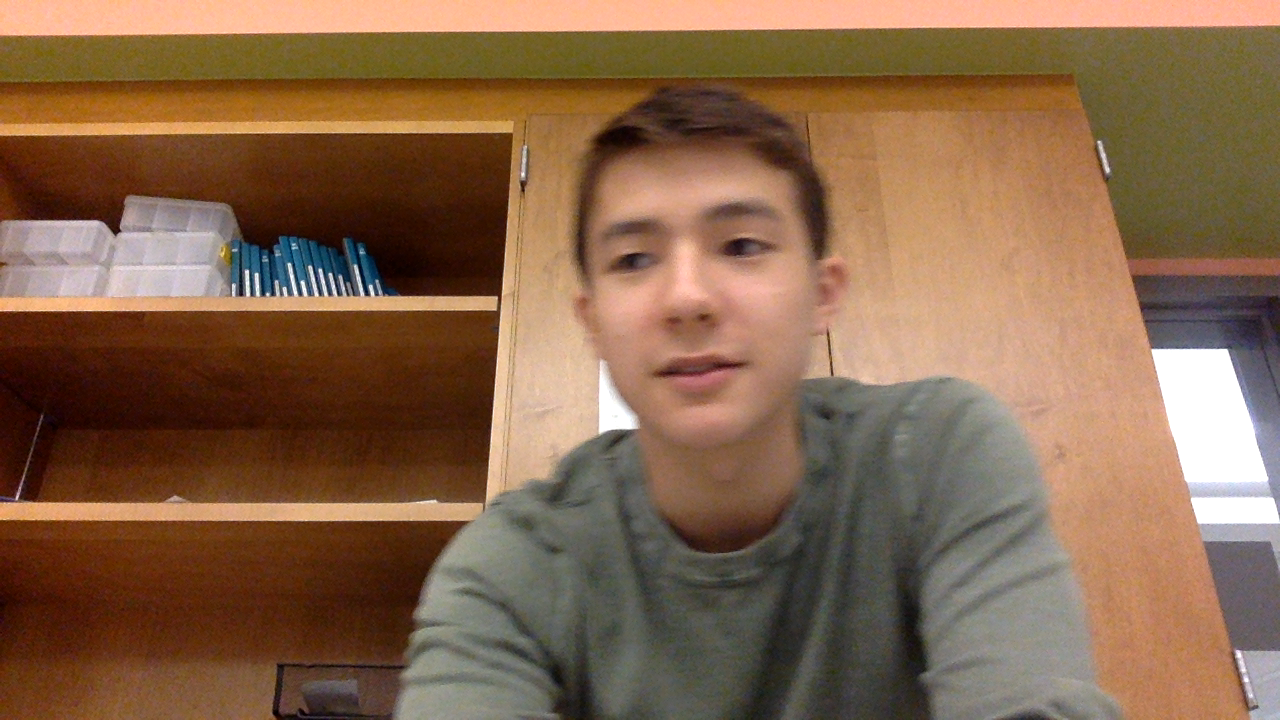
#> input picture negative_images/opencv_frame_100.png, 1280 x 720 px, given in place of the camera
$ python huh.py
#> lines starting #> are read from the running program, lines starting #| are printed output that depends on the picture; after the words box and inside, x2 and y2 are one past the last pixel; in counts of white or black regions, pixels touching at a corner belong together
import cv2
import numpy as np
import imutils
import osascript
import math
import time

fgbg = cv2.createBackgroundSubtractorMOG2()
lower = np.array([0, 48, 80], dtype = "uint8")
upper = np.array([20, 255, 255], dtype = "uint8")

def show_webcam():
    cam = cv2.VideoCapture(0)
    while True:
        ret_val, img = cam.read()
#> img is the input picture: shape (720, 1280, 3); mean B, G, R 75.7, 101.8, 134
        gray = cv2.cvtColor(img ,cv2.COLOR_BGR2GRAY)
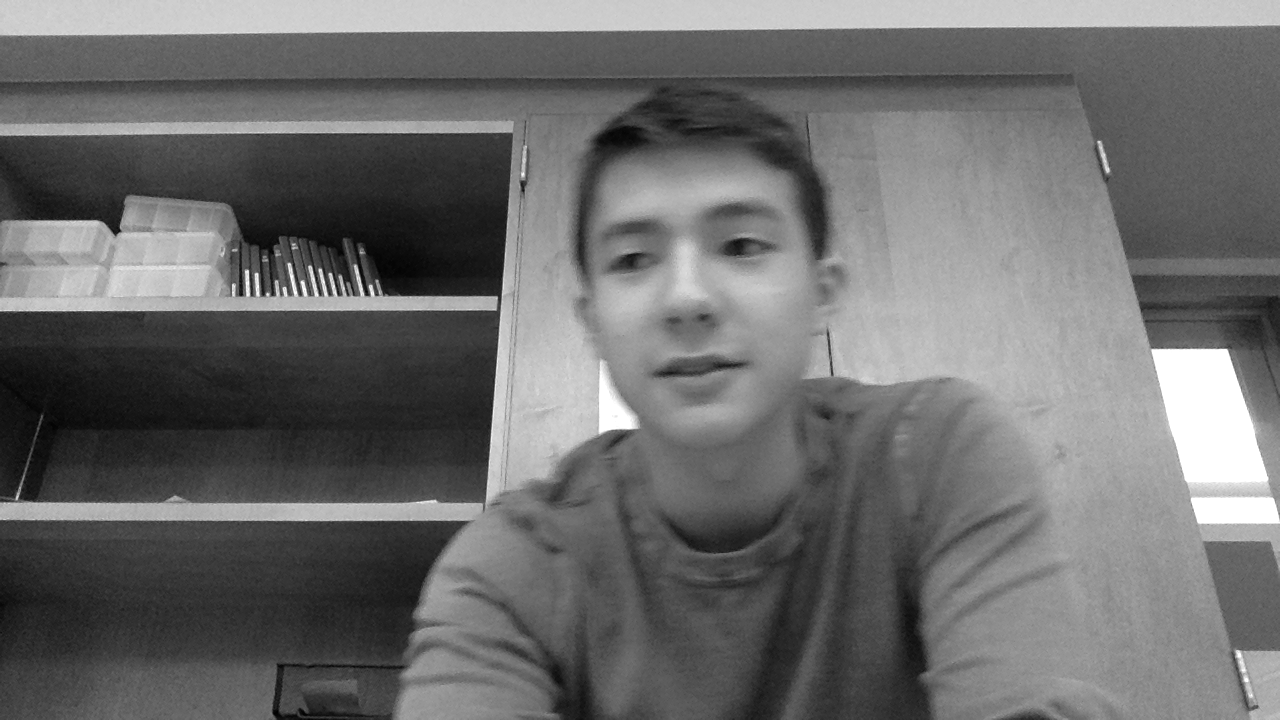
#> gray: shape (720, 1280); min 1, max 255, mean 108.5
        blur = cv2.GaussianBlur(gray, (5, 5), 0)
        ret, thresh = cv2.threshold(blur, 120, 255, cv2.THRESH_BINARY_INV)
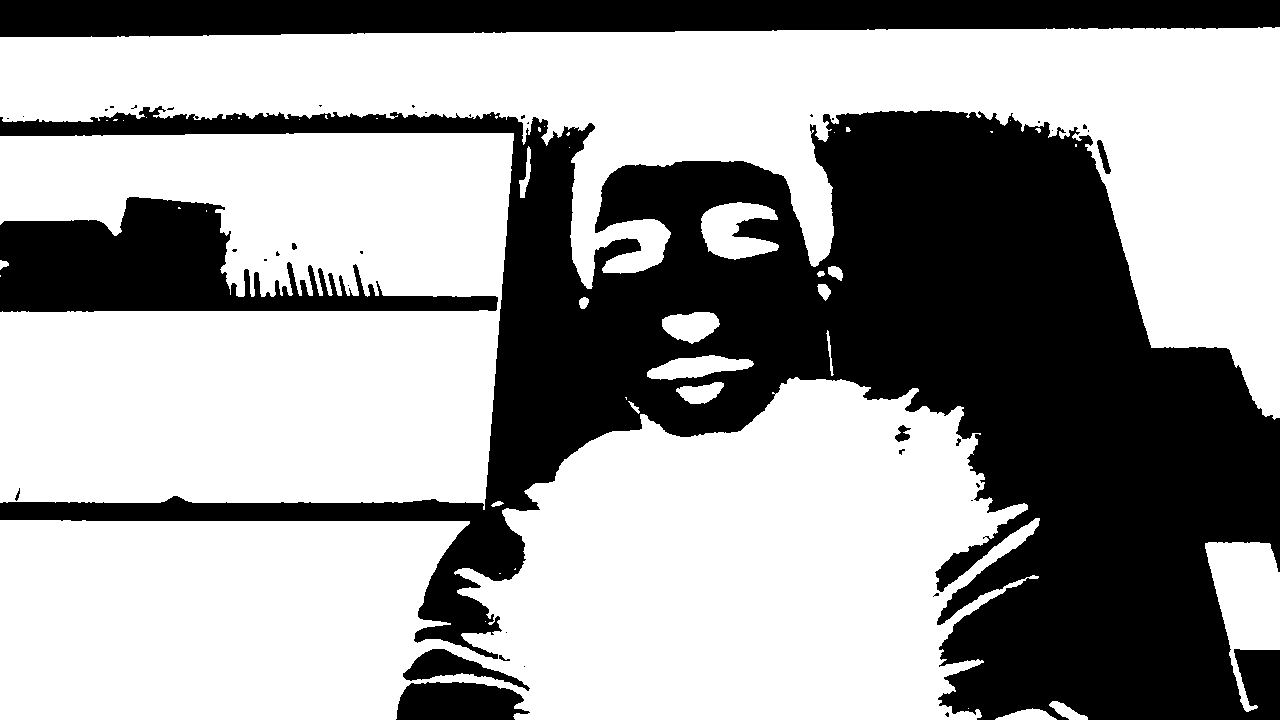
#> thresh: shape (720, 1280); 61.4% white; 41 black regions (30 under 20 px), largest, box (x1, y1, x2, y2) and area: (0, 106, 1280, 720) 280444, (0, 0, 1280, 37) 40726, (0, 197, 498, 312) 27565

        cv2.imshow("test", thresh)
        if cv2.waitKey(1) == 27:
#> (key Esc is pressed here)
            break  # esc to quit
    cv2.destroyAllWindows()


def main():
    show_webcam()


if __name__ == '__main__':
    main()

$ run again, on negative_images/opencv_frame_106.png
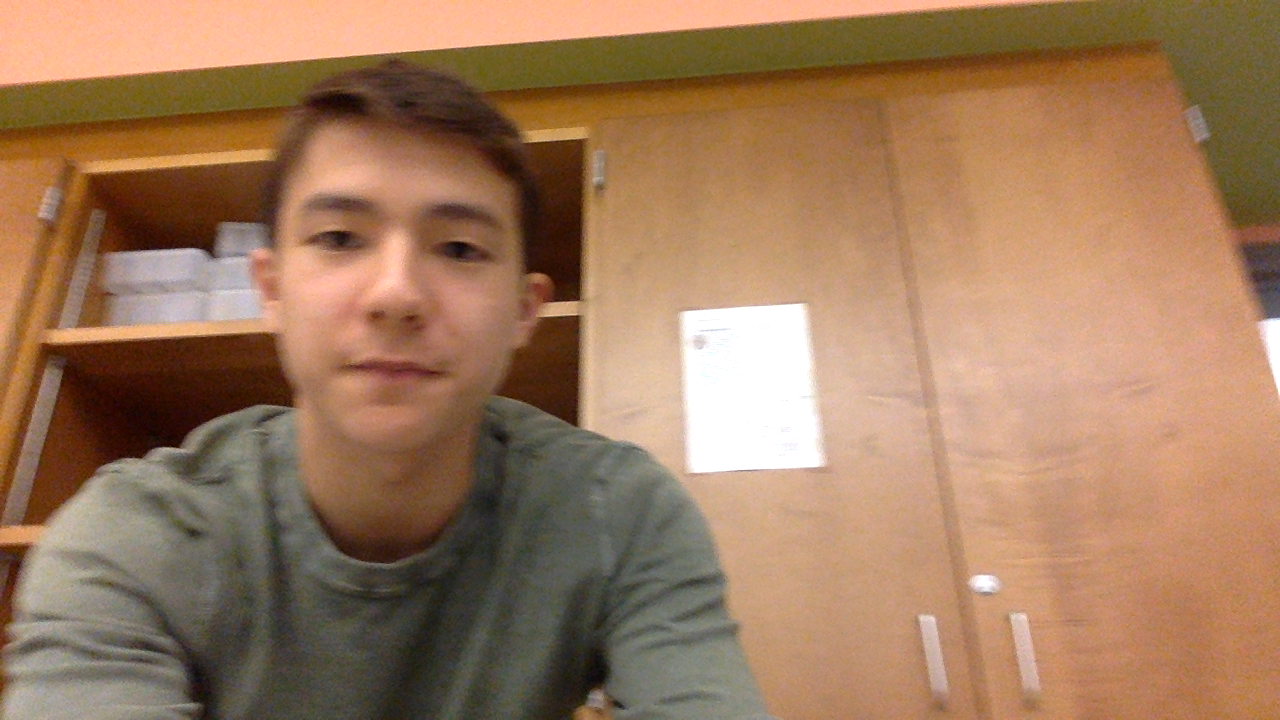
#> input picture negative_images/opencv_frame_106.png, 1280 x 720 px, given in place of the camera
#> in show_webcam, img is the input picture: shape (720, 1280, 3); mean B, G, R 93.4, 122.8, 159.1
#> in show_webcam, `gray = cv2.cvtColor(img ,cv2.COLOR_BGR2GRAY)`:
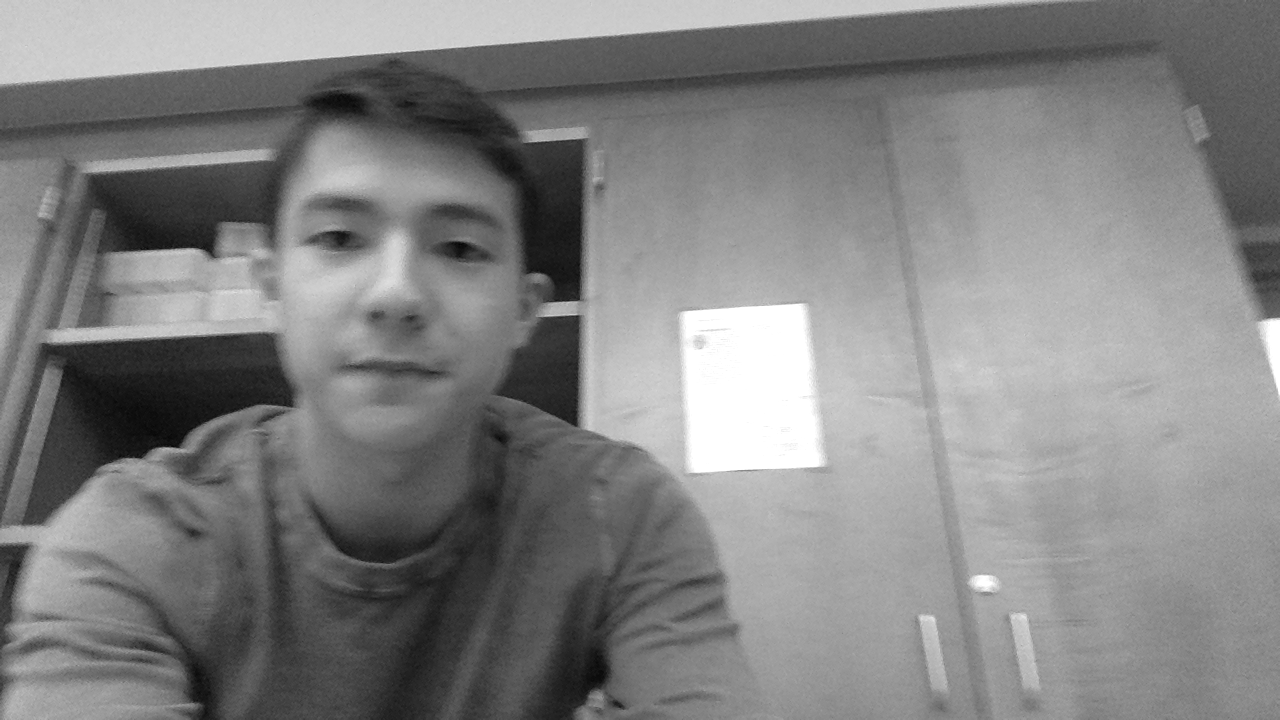
#> gray: shape (720, 1280); min 2, max 255, mean 130.3
#> in show_webcam, `ret, thresh = cv2.threshold(blur, 120, 255, cv2.THRESH_BINARY_INV)`:
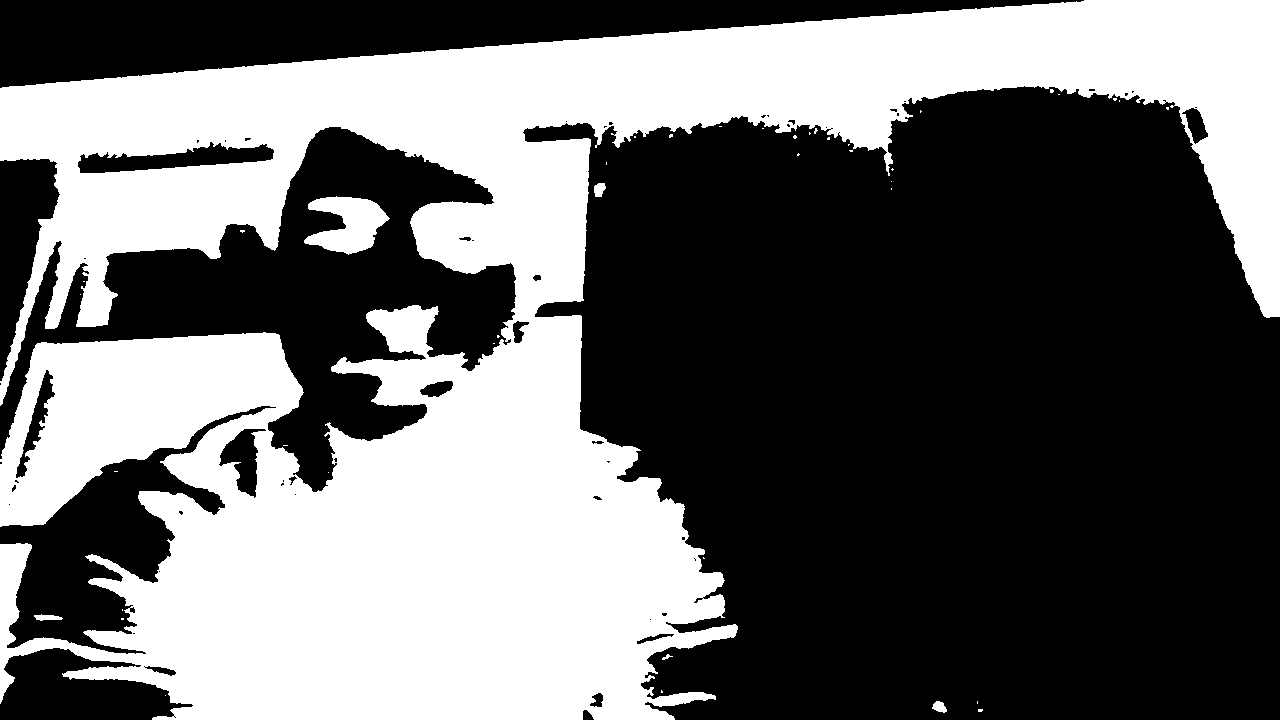
#> thresh: shape (720, 1280); 41.6% white; 42 white regions (36 under 20 px), largest, box (x1, y1, x2, y2) and area: (0, 0, 1280, 720) 379719, (304, 196, 390, 255) 2967, (594, 183, 606, 197) 129, (34, 614, 63, 621) 129, (932, 701, 947, 713) 119, (662, 654, 673, 660) 28

$ run again, on negative_images/opencv_frame_109.png
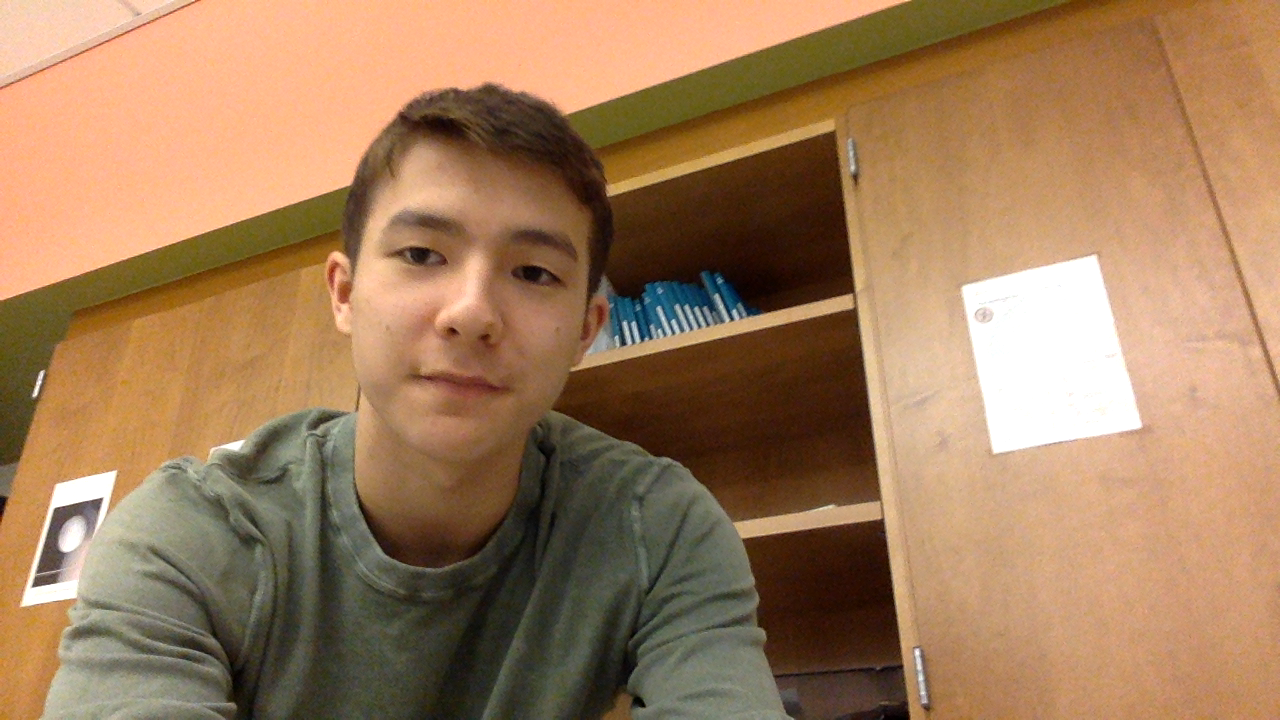
#> input picture negative_images/opencv_frame_109.png, 1280 x 720 px, given in place of the camera
#> in show_webcam, img is the input picture: shape (720, 1280, 3); mean B, G, R 91.5, 125.3, 161.1
#> in show_webcam, `gray = cv2.cvtColor(img ,cv2.COLOR_BGR2GRAY)`:
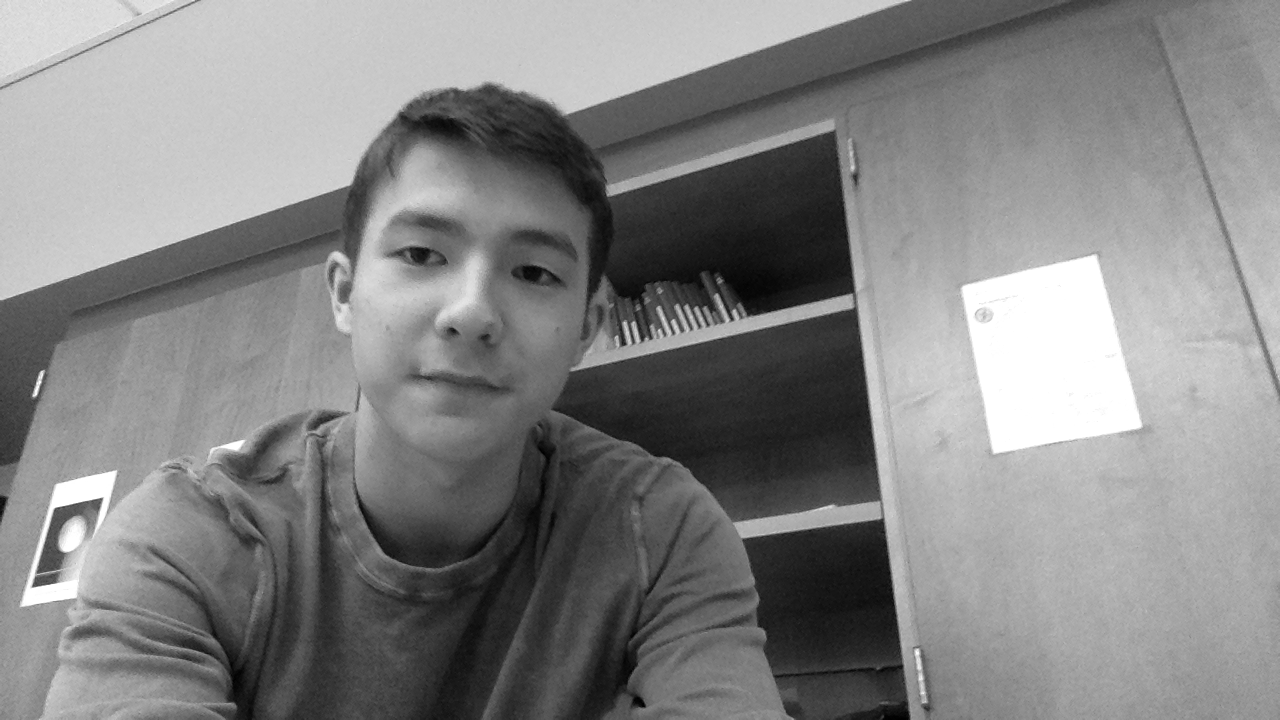
#> gray: shape (720, 1280); min 0, max 255, mean 132.2
#> in show_webcam, `ret, thresh = cv2.threshold(blur, 120, 255, cv2.THRESH_BINARY_INV)`:
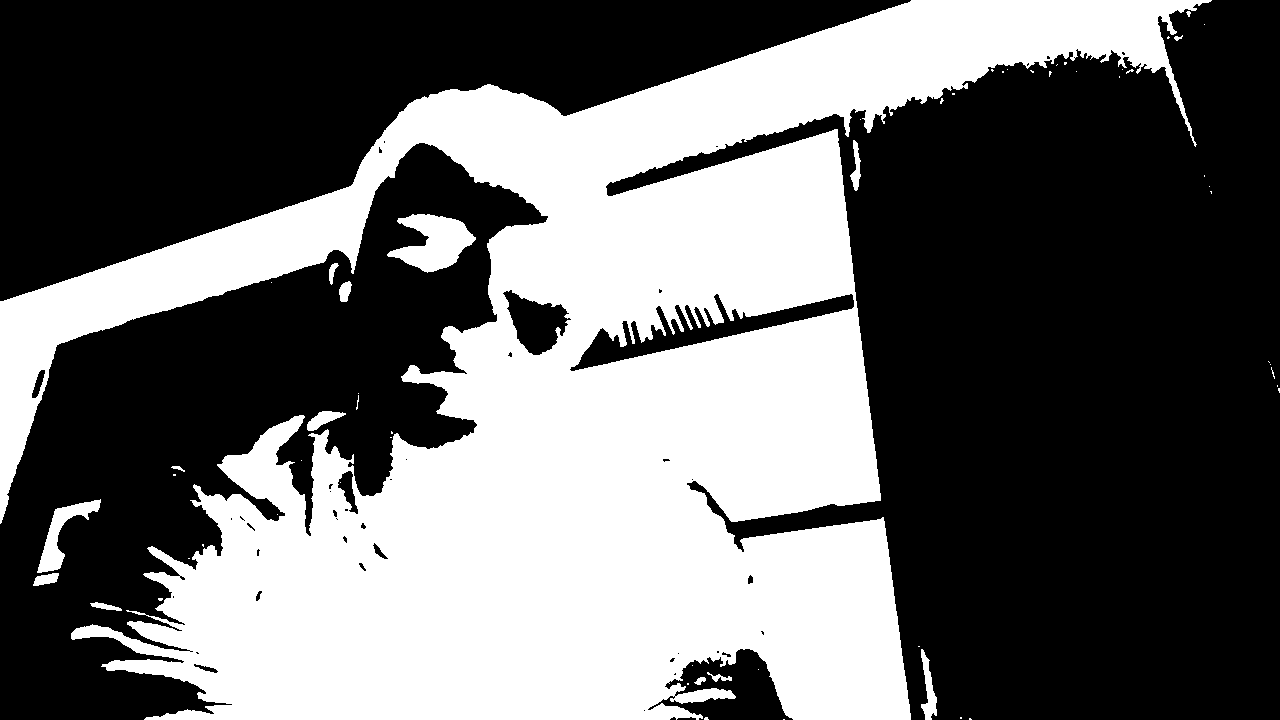
#> thresh: shape (720, 1280); 40.9% white; 59 white regions (45 under 20 px), largest, box (x1, y1, x2, y2) and area: (0, 0, 1212, 720) 370190, (387, 214, 476, 273) 2934, (37, 499, 101, 573) 1409
